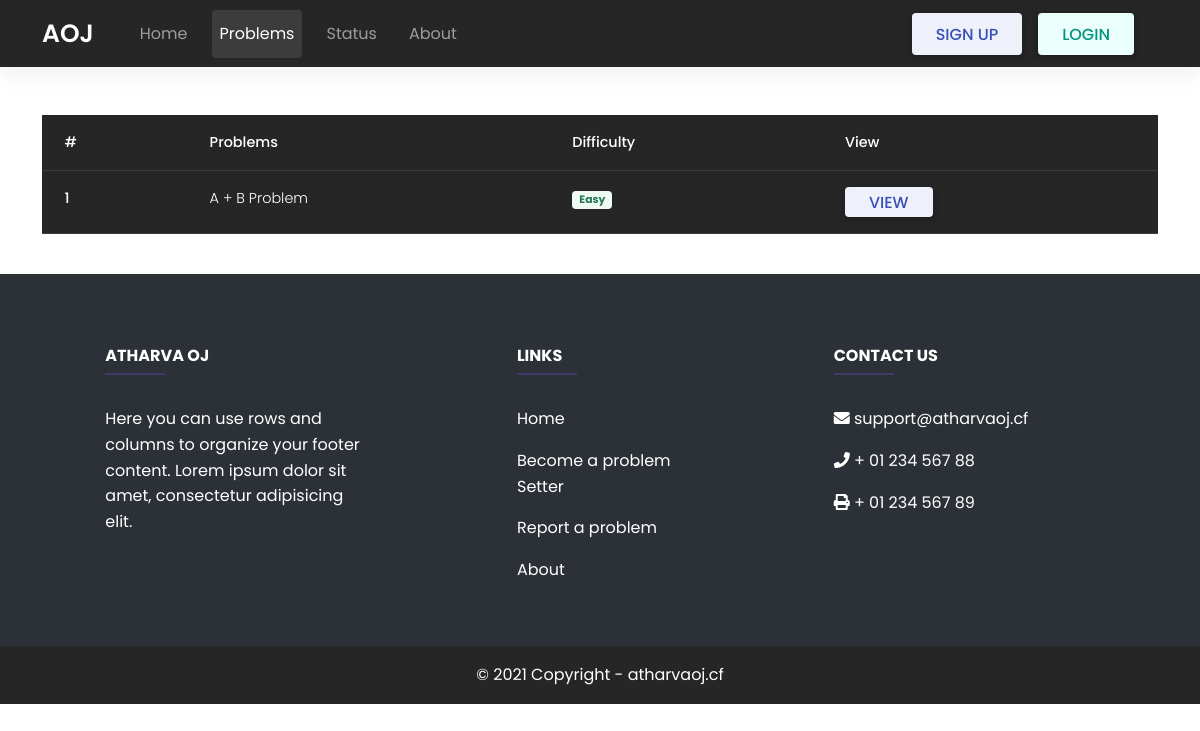
Before: /problems with the older database file.
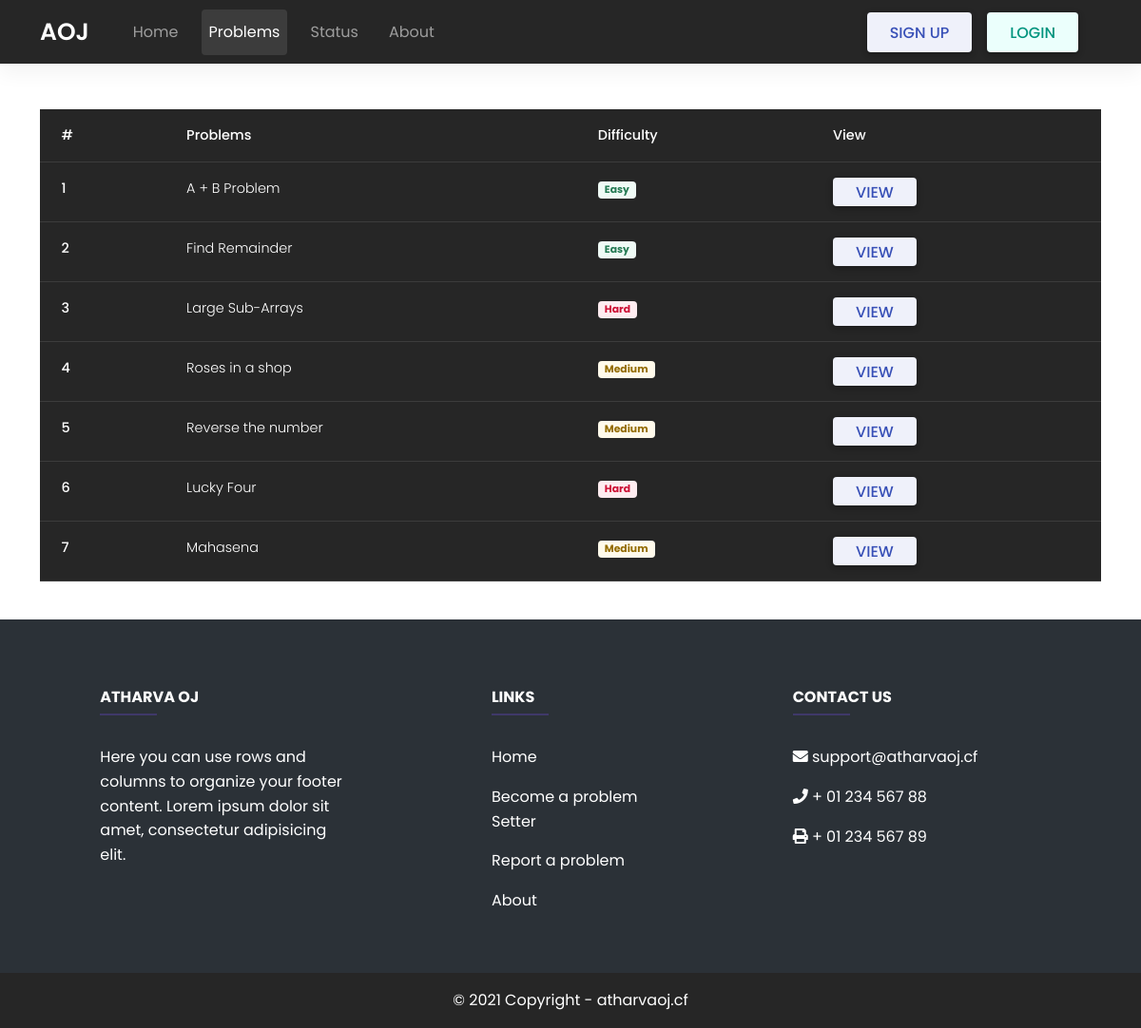
After: the same page with the newer database file.
### judge/models.py (models this page shows, shortened)
class Problems(models.Model):
    title = models.TextField()
    problem_statement = models.TextField()
    input_data = models.TextField()
    output_data = models.TextField()
    test_cases = models.TextField()
    correct_output = models.TextField()
    difficulty = models.IntegerField()
    time_limit = models.IntegerField() #inseconds
    class Meta:
        verbose_name_plural = "Problems"

### judge/views.py (the view)
# urls.py: path('problems', views.problem_list, name='problem_list'),
def problem_list(request):
    data = Problems.objects.all()
    return render(request, 'pages/problems.html', {'problems': data})

### templates/pages/problems.html (shortened to what this page needs)
{% extends 'base.html' %}
{% block content %}
{% include 'navbar.html' %}
<section class="container mt-5">
<div class="table-responsive">
  <table class="table table-hover table-dark">
    <thead>
      <tr>
        <th scope="col">#</th>
        <th scope="col">Problems</th>
        <th scope="col">Difficulty</th>
        <th scope="col">View</th>
      </tr>
    </thead>
    <tbody>
     {% for i in problems %}
      <tr>
        <th scope="row">{{i.id}}</th>
        <td><a style="color:white;" href="/problems/{{i.id}}">{{i.title}}</a></td>
        <td>{% if i.difficulty is 1 %} <span class="badge bg-success">Easy</span> {% endif %}
        {% if i.difficulty is 2 %} <span class="badge bg-warningl">Medium</span> {% endif %}
        {% if i.difficulty is 3 %} <span class="badge bg-danger">Hard</span> {% endif %}
        </td>
        <td><a href="/problems/{{i.id}}" class="btn is-link" style="line-height: 0.75;">VIEW</a></td>
      </tr>
      {% endfor %}
    </tbody>
  </table>
</div>
</section>
{% include 'footer.html' %}
{% endblock content %}

### templates/base.html (shortened to what this page needs)
<!DOCTYPE html>
<html lang="en">
  <head>
    <link
      rel="stylesheet"
      href="https://use.fontawesome.com/releases/v5.15.2/css/all.css"
    />
    <link rel="stylesheet" href="/static/css/mdb.min.css" />
    <link rel="stylesheet" href="/static/css/main.css" />
  </head>
  <body>
    {% block content %} {% endblock content %}
  </body>
</html>

### templates/navbar.html (shortened to what this page needs)
<header class="menu-bar">
    <nav class="navbar navbar-expand-lg bg-dark navbar-dark">
      <div class="container-fluid">
        <a class="navbar-brand" href="#">AOJ</a>
        <div class="collapse navbar-collapse" id="navbarSupportedContent">
          <ul class="navbar-nav me-auto mb-2 mb-lg-0">
            {% with request.resolver_match.url_name as url_name %}
            <li class="nav-item ripple">
              <a class="nav-link {% if url_name == 'home' %}active{% endif %}" href="/">Home</a>
            </li>
            <li class="nav-item ripple">
              <a class="nav-link waves-effect waves-light {% if url_name == 'problem_list' %}active{% endif %}" href="/problems">Problems</a>
            </li>
            <li class="nav-item ripple">
              <a class="nav-link {% if url_name == 'status' %}active{% endif %}" href="#">Status</a>
            </li>
            <li class="nav-item ripple {% if url_name == 'about' %}active{% endif %}">
              <a class="nav-link" href="#">About</a>
            </li>
            {% endwith %}
          </ul>
          <ul class="navbar-nav ms-auto d-flex flex-row me-3" id="fix">
            {% if request.user.is_authenticated %}
            <li class="nav-item me-3 me-lg-0 dropdown">
              <a
                class="nav-link dropdown-toggle ripple"
                href="#"
                id="navbarDropdownmenuLink"
                role="button"
                data-mdb-toggle="dropdown"
                aria-expanded="false"
              >
                <i class="fas fa-user"></i
                ><span class="usr">{{request.user}}</span>
              </a>
              <ul
                class="dropdown-menu dropdown-menu-end"
                aria-labelledby="navbarDropdownmenuLink"
              >
                <li><a class="dropdown-item ripple" href="#">Profile</a></li>
                <li><a class="dropdown-item ripple" href="#">Settings</a></li>
                <li>
                  <hr class="dropdown-divider" />
                </li>
                <li>
                  <a class="dropdown-item" href="/logout">Logout</a>
                </li>
              </ul>
            </li>
            {% else %}
            <li class="nav-item">
              <a href="/register" class="btn is-link ripple">Sign up</a>
            </li>
            <li class="nav-item">
              <a href="/login" class="btn is-primary ripple">Login</a>
            </li>
            {% endif %}
          </ul>
        </div>
      </div>
    </nav>
  </header>

### templates/footer.html
<footer
        class="text-center text-lg-start text-white"
        style="background-color: #2b3137;"
      >
        <section class="p-4">
          <div class="container text-center text-md-start mt-5">
            <div class="row mt-3">
              <div class="col-md-3 col-lg-4 col-xl-3 mx-auto mb-4">
                <h6 class="text-uppercase fw-bold">Atharva OJ</h6>
                <hr
                  class="mb-4 mt-0 d-inline-block mx-auto"
                  style="width: 60px; background-color: #7c4dff; height: 2px"
                />
                <p>
                  Here you can use rows and columns to organize your footer
                  content. Lorem ipsum dolor sit amet, consectetur adipisicing
                  elit.
                </p>
              </div>
              <div class="col-md-3 col-lg-2 col-xl-2 mx-auto mb-4">
                <h6 class="text-uppercase fw-bold">Links</h6>
                <hr
                  class="mb-4 mt-0 d-inline-block mx-auto"
                  style="width: 60px; background-color: #7c4dff; height: 2px"
                />
                <p>
                  <a href="#!" class="text-white">Home</a>
                </p>
                <p>
                  <a href="#!" class="text-white">Become a problem Setter</a>
                </p>
                <p>
                  <a href="#!" class="text-white">Report a problem</a>
                </p>
                <p>
                  <a href="#!" class="text-white">About</a>
                </p>
              </div>
              <div class="col-md-4 col-lg-3 col-xl-3 mx-auto mb-md-0 mb-4">
                <h6 class="text-uppercase fw-bold">Contact us</h6>
                <hr
                  class="mb-4 mt-0 d-inline-block mx-auto"
                  style="width: 60px; background-color: #7c4dff; height: 2px"
                />
                <p><i class="fas fa-envelope mr-3"></i> support@atharvaoj.cf</p>
                <p><i class="fas fa-phone mr-3"></i> + 01 234 567 88</p>
                <p><i class="fas fa-print mr-3"></i> + 01 234 567 89</p>
              </div>
            </div>
          </div>
        </section>
        <div
          class="text-center p-3"
          style="background-color: #262626!important"
        >
          © 2021 Copyright -
          <a class="text-white" href="https://atharvaoj.cf/"
            >atharvaoj.cf</a
          >
        </div>
      </footer>

### static/css/main.css (style rules this page uses)
.menu-bar .navbar-brand { font-weight: 600; font-size: 25px; margin: 0 30px; }
.nav-item { margin: 0 0.5rem; }
.nav-link { padding: 0.7rem 1rem; }
.nav-item .active { background: rgba(255,255,255,.1); border-radius: 0.25rem; }
#navbarSupportedContent { margin-right: 30px; }
body { font-family: 'Poppins', sans-serif; }
.is-link { background-color: #eff1fa; color: #3850b7; font-size: 1rem; }
.is-primary { background-color: #ebfffc; color: #00947e; font-size: 1rem; }
.bg-success { background-color: #effaf5!important; color: #257953; }
.bg-warningl { background-color: #fffaeb !important; color: #946c00; }
.bg-danger { background-color: #feecf0 !important; color: #cc0f35; }
footer { margin-top: 1.5rem; }

Changed rows visible on the page:
added Problems: id "2", title "Find Remainder", difficulty "Easy"
added Problems: id "3", title "Large Sub-Arrays", difficulty "Hard"
added Problems: id "4", title "Roses in a shop", difficulty "Medium"
added Problems: id "5", title "Reverse the number", difficulty "Medium"
added Problems: id "6", title "Lucky Four", difficulty "Hard"
added Problems: id "7", title "Mahasena", difficulty "Medium"
